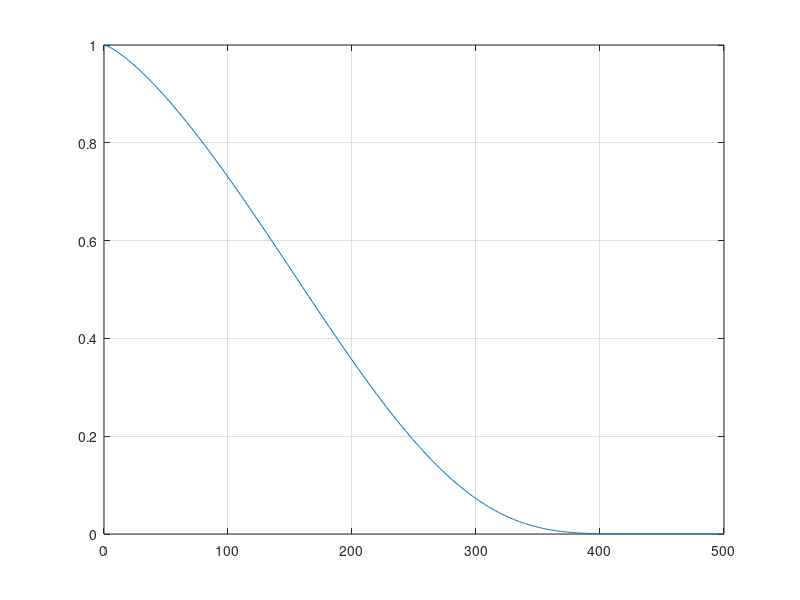

Source code (MATLAB):
clc
clear all 
close all

N = 500 ;
X = 0:1:N ;

f= @(n) exp(-sqrt(0.1).*n.^(1.3)./(N-n)) ;
f(478)

figure (1)
plot (X,f(X))
grid on ;

% f= @(n) exp(-n./(N-n+N/5)) ;
% figure (2) ;
% plot (X,f(X))
% grid on ;

